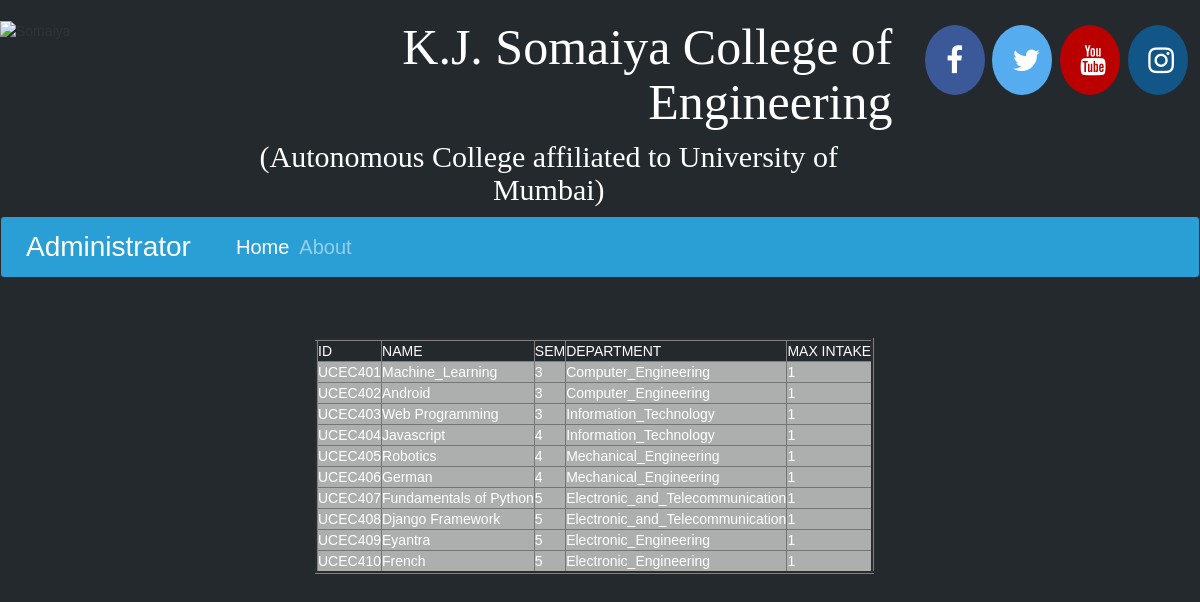
Page /about.php on the committed database.
### tables this page shows
CREATE TABLE `course` (
  `ID` varchar(10) NOT NULL,
  `NAME` varchar(30) NOT NULL,
  `sem` int(11) NOT NULL,
  `DEPT` varchar(40) DEFAULT NULL,
  `MIN` int(11) DEFAULT NULL,
  `MAX` int(11) DEFAULT NULL,
  `ALLOTED` int(11) DEFAULT NULL
);

### about.php (the view, shortened to what this page needs)
<?php
    require ("database.php");
?>
<!DOCTYPE html>
<html>
	<head>
		<link rel="stylesheet" href="https://stackpath.bootstrapcdn.com/bootswatch/4.3.1/cyborg/bootstrap.min.css">
		<link rel="stylesheet" href="https://maxcdn.bootstrapcdn.com/bootstrap/3.4.0/css/bootstrap.min.css">
		<link rel="stylesheet" href="https://cdnjs.cloudflare.com/ajax/libs/font-awesome/4.7.0/css/font-awesome.min.css">
		<link rel="stylesheet" href="style.css?version=51">
		<div class = "row">
			<div class ="col-md-2">
				<br>
				<img src="Somaiya.png" alt="Somaiya" width="250" height="100"/>
			</div>
			<div class ="col-md-7 offset-md-0">
				<h2 align="right" style='color: white; font-family:"Arial, Helvetica, sans-serif"; font-size: 50px'>K.J. Somaiya College of Engineering</h2>
				<h4 align="center" style='font-family:"Arial, Helvetica, sans-serif"; font-size: 30px'><font color="white">(Autonomous College affiliated to University of Mumbai)</font></h4>
			</div>
			<div class ="col-md-3">
				<br>
				<a href="https://www.facebook.com/SomaiyaTrust/" class="fa fa-facebook"></a>
				<a href="https://twitter.com/SomaiyaTrust" class="fa fa-twitter"></a>
				<a href="https://www.youtube.com/SomaiyaVidyavihar" class="fa fa-youtube"></a>
				<a href="https://www.instagram.com/somaiyatrust/" class="fa fa-instagram"></a>
			</div>
		</div>
	</head>
	<body>
<nav class="navbar navbar-expand-lg navbar-dark bg-primary">
  			<a class="navbar-brand" href="admin.php" style='font-size: 28px'>Administrator</a>
  			<div class="navbar-collapse collapse show" id="navbarColor01" style="">
    			<ul class="navbar-nav mr-auto">
     				<li class="nav-item active">
        				<a class="nav-link" href="index.php" style='font-size: 20px'>Home <span class="sr-only">(current)</span></a>
      				</li>
				    <li class="nav-item">
				        <a class="nav-link" href="about.php" style='font-size: 20px'>About</a>
				    </li>
		    	</ul>
		  	</div>
		</nav>
<br>
<br>
<section id="main">
  <div class = "container">
    <div class="row">
					 <div class="col-md-3">
		            </div>
	    <?php
	$query="SELECT * FROM course ";
    $result = mysqli_query($conn,$query);
    echo"<table border=3>";
			        echo"<tr><td>ID</td><td>NAME</td><td>SEM</td><td>  DEPARTMENT</td><td>MAX INTAKE</td></tr>";
			        while ($row = $result->fetch_assoc())
			        {
			            echo"<tr class='table-dark'><td>{$row['ID']}</td><td>{$row['NAME']}</td><td>{$row['sem']}</td><td>{$row['DEPT']}</td><td>{$row['MAX']}</tr>";
			        }
			        echo"</table>";
  ?>
	</body>
</html>

### style.css (style rules this page uses)
body { background-color:#24292e !important; height: 100%; }
.nav-item { float:right !important; }
.container { padding-right:15px;padding-left:15px;margin-right:auto;margin-left:auto; }

### about.php (style rules this page uses)
body { font-family: "Arial Black", Gadget, sans-serif; overflow-x: hidden; }
.fa { padding: 20px; font-size: 30px; width: 60px; text-align: center; text-decoration: none; margin: 5px 2px; border-radius: 50%; }
.fa-facebook { background: #3B5998; color: white; }
.fa-twitter { background: #55ACEE; color: white; }
.fa-youtube { background: #bb0000; color: white; }
.fa-instagram { background: #125688; color: white; }

### rows in the picture
course: ID "UCEC401", NAME "Machine_Learning", sem "3", DEPT "Computer_Engineering", MAX "1"
course: ID "UCEC402", NAME "Android", sem "3", DEPT "Computer_Engineering", MAX "1"
course: ID "UCEC403", NAME "Web Programming", sem "3", DEPT "Information_Technology", MAX "1"
course: ID "UCEC404", NAME "Javascript", sem "4", DEPT "Information_Technology", MAX "1"
course: ID "UCEC405", NAME "Robotics", sem "4", DEPT "Mechanical_Engineering", MAX "1"
course: ID "UCEC406", NAME "German", sem "4", DEPT "Mechanical_Engineering", MAX "1"
course: ID "UCEC407", NAME "Fundamentals of Python", sem "5", DEPT "Electronic_and_Telecommunication", MAX "1"
course: ID "UCEC408", NAME "Django Framework", sem "5", DEPT "Electronic_and_Telecommunication", MAX "1"
course: ID "UCEC409", NAME "Eyantra", sem "5", DEPT "Electronic_Engineering", MAX "1"
course: ID "UCEC410", NAME "French", sem "5", DEPT "Electronic_Engineering", MAX "1"
